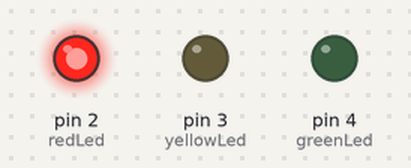
This sketch was run on a simulated Arduino Uno, built with avr-gcc and run on an emulated ATmega328P. On the bench: output pins drawn as LEDs (lit = HIGH). At 44.0 s the program stops and its outputs stay as they are.

Above: at 0.1 s.
At 2.3 s:
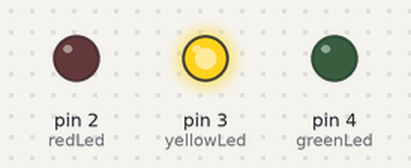
At 4.1 s:
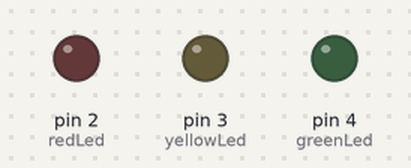
Timing chart, 0 to 4.6 s (numbered marks = the images above):
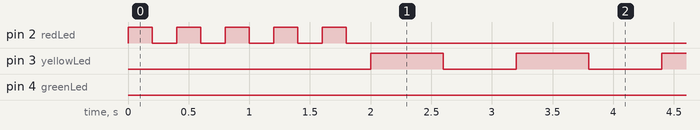

The sketch:

sketch_blink_deplay_pattern.ino
```cpp
int redLed = 2;
int yellowLed = 3;
int greenLed = 4;

int redDelay = 200;
int yellowDelay = 600;
int greenDelay = 1000;

int redCount = 5;
int yellowCount = 10;
int greenCount = 15;

void setup() {
  pinMode(redLed, OUTPUT);
  pinMode(yellowLed, OUTPUT);
  pinMode(greenLed, OUTPUT);
}

void loop() {
   for (int i = 0; i < redCount; i++) {
    digitalWrite(redLed, HIGH);
    delay(redDelay);
    digitalWrite(redLed, LOW);
    delay(redDelay);
  }


   for (int i = 0; i < yellowCount; i++) {
    digitalWrite(yellowLed, HIGH);
    delay(yellowDelay);
    digitalWrite(yellowLed, LOW);
    delay(yellowDelay);
  }

  for (int i = 0; i < greenCount; i++)
{
  digitalWrite(greenLed, HIGH);
  delay(greenDelay);
  digitalWrite(greenLed, LOW);
  delay(greenDelay);
}
  while(true);

}
```

Measured:
- by itself, pin 2 (redLed): alternates HIGH for 0.20 s and LOW for 0.20 s, 10 changes in all, then stays LOW
- by itself, pin 3 (yellowLed): alternates HIGH for 0.60 s and LOW for 0.60 s, 20 changes in all, then stays LOW
- by itself, pin 4 (greenLed): LOW → HIGH at 14.0 s, → LOW 1.0 s later, → HIGH 1.0 s later, → LOW 1.0 s later, … (30 changes in this stretch)
